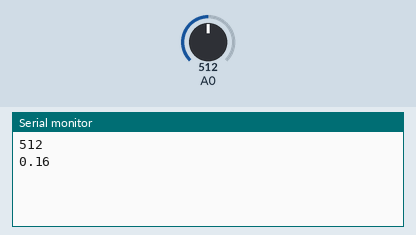
Recording of a sketch running on a simulated Arduino Uno, built with avr-gcc and run on an emulated ATmega328P. Shown: the last lines printed to the serial monitor. Inputs (shaded band) come from the test bench; at power-on: A0 = 512.

Above: at 1.2 s.
1.3 s: A0 set to 716
At 2.4 s:
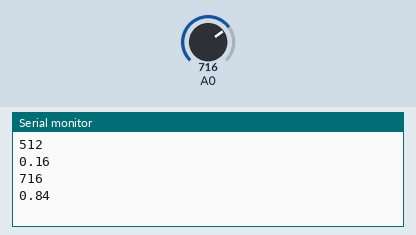
2.8 s: A0 set to 900
At 3.7 s:
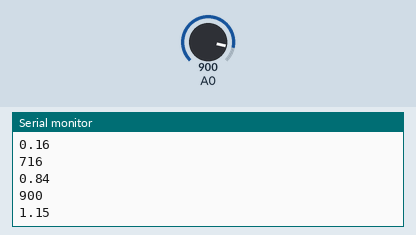
Timing chart, 0 to 5.8 s (numbered marks = the images above; inputs shaded):
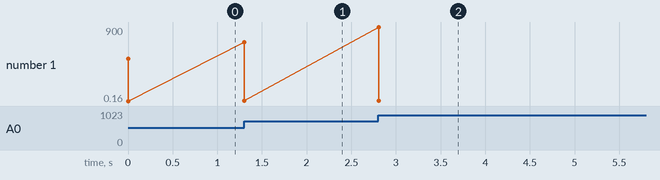

Measured:
- after the input at 1.3 s, the serial monitor: prints a new line at once (image 1)
- after the input at 2.8 s, the serial monitor: prints a new line at once (image 2)
- plotted number 1: 0.16 → 0.84 after the input at 1.3 s, 0.84 → 1.15 after the input at 2.8 s

The sketch:

TesteArduino2.ino
```cpp
void setup() {

  Serial.begin(115200);
  pinMode(A0, INPUT);
}

int entrada, entradaAnterior;
int posicao = 0, i, medicoes[5], soma;
float tensao;

void loop() {

  entrada = analogRead(A0);

  medicoes [ posicao ] = entrada;
  if ( posicao < 5 ) {
    posicao++;
  }
  else posicao = 0;

  soma = 0;

for ( i = 0; i < 5; i++) {
    soma += medicoes [ i ];
  }

  tensao = (soma /16) * 5.0 / 1023.0;

  if ( entrada != entradaAnterior ) {
    Serial.println( entrada );
    Serial.println( tensao,2 );
    entradaAnterior = entrada;
  }


  delay(100);

}
```
